Frame 1 (no input): blank canvas, image omitted
Frame 60 (no input): blank canvas, image omitted
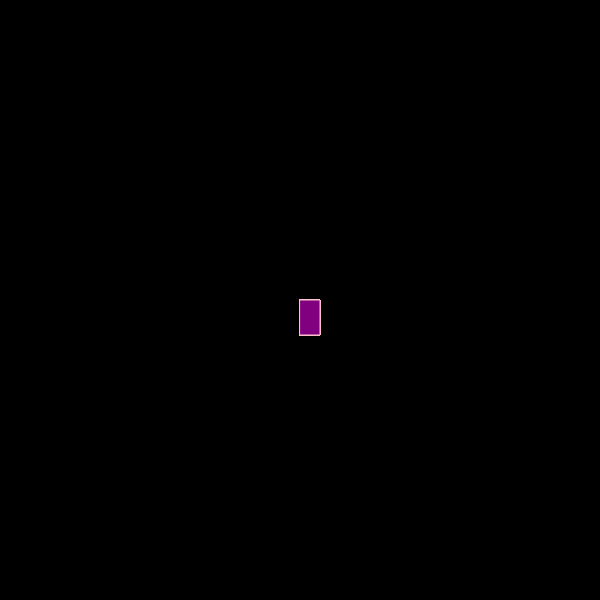
Frame 120 (the mouse pressed at the canvas centre since frame 60)

The p5.js sketch whose frames 1 and 60 were blank and that drew this single picture after the mouse press (run headless with seeded random() and noise() and a simulated clock; from frame 60 on, the mouse is pressed at the canvas centre):

// p5.js sketch
// ── sketch.js
function setup() {
    createCanvas(600, 600);
      background("black");
  }
  
  function draw() {
    stroke ("pink");
    fill("purple");
    
    if(mouseIsPressed){
      rect(mouseX, mouseY, 20, 35);
    }
    
  }
  
